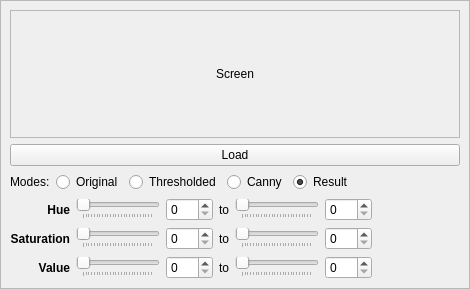
<?xml version="1.0" encoding="UTF-8"?>
<ui version="4.0">
 <class>OCV_widget</class>
 <widget class="QWidget" name="OCV_widget">
  <property name="geometry">
   <rect>
    <x>0</x>
    <y>0</y>
    <width>470</width>
    <height>289</height>
   </rect>
  </property>
  <property name="windowTitle">
   <string>Form</string>
  </property>
  <layout class="QVBoxLayout" name="verticalLayout">
   <property name="leftMargin">
    <number>0</number>
   </property>
   <property name="topMargin">
    <number>0</number>
   </property>
   <property name="rightMargin">
    <number>0</number>
   </property>
   <property name="bottomMargin">
    <number>0</number>
   </property>
   <item>
    <widget class="QFrame" name="frame">
     <property name="minimumSize">
      <size>
       <width>200</width>
       <height>0</height>
      </size>
     </property>
     <property name="frameShape">
      <enum>QFrame::StyledPanel</enum>
     </property>
     <property name="frameShadow">
      <enum>QFrame::Raised</enum>
     </property>
     <layout class="QVBoxLayout" name="verticalLayout_4">
      <item>
       <widget class="QScrollArea" name="scrollArea">
        <property name="widgetResizable">
         <bool>true</bool>
        </property>
        <widget class="QWidget" name="scrollAreaWidgetContents">
         <property name="geometry">
          <rect>
           <x>0</x>
           <y>0</y>
           <width>450</width>
           <height>95</height>
          </rect>
         </property>
         <layout class="QVBoxLayout" name="verticalLayout_2">
          <item>
           <widget class="QLabel" name="lbl_screenshot">
            <property name="text">
             <string>Screen</string>
            </property>
            <property name="alignment">
             <set>Qt::AlignCenter</set>
            </property>
           </widget>
          </item>
         </layout>
        </widget>
       </widget>
      </item>
      <item>
       <widget class="QPushButton" name="btn_load">
        <property name="text">
         <string>Load</string>
        </property>
       </widget>
      </item>
      <item>
       <layout class="QHBoxLayout" name="horizontalLayout_2">
        <item>
         <widget class="QLabel" name="label_8">
          <property name="text">
           <string>Modes:</string>
          </property>
         </widget>
        </item>
        <item>
         <widget class="QRadioButton" name="rbOriginal">
          <property name="text">
           <string>Original</string>
          </property>
         </widget>
        </item>
        <item>
         <widget class="QRadioButton" name="rbThresholded">
          <property name="text">
           <string>Thresholded</string>
          </property>
          <property name="checked">
           <bool>false</bool>
          </property>
         </widget>
        </item>
        <item>
         <widget class="QRadioButton" name="rbCanny">
          <property name="text">
           <string>Canny</string>
          </property>
          <property name="checked">
           <bool>false</bool>
          </property>
         </widget>
        </item>
        <item>
         <widget class="QRadioButton" name="rbResult">
          <property name="text">
           <string>Result</string>
          </property>
          <property name="checked">
           <bool>true</bool>
          </property>
         </widget>
        </item>
        <item>
         <spacer name="horizontalSpacer">
          <property name="orientation">
           <enum>Qt::Horizontal</enum>
          </property>
          <property name="sizeHint" stdset="0">
           <size>
            <width>40</width>
            <height>20</height>
           </size>
          </property>
         </spacer>
        </item>
       </layout>
      </item>
      <item>
       <layout class="QHBoxLayout" name="horizontalLayout_7">
        <item>
         <layout class="QGridLayout" name="gridLayout_3">
          <item row="0" column="0">
           <widget class="QLabel" name="label_5">
            <property name="font">
             <font>
              <weight>75</weight>
              <bold>true</bold>
             </font>
            </property>
            <property name="text">
             <string>Hue</string>
            </property>
            <property name="alignment">
             <set>Qt::AlignRight|Qt::AlignTrailing|Qt::AlignVCenter</set>
            </property>
           </widget>
          </item>
          <item row="2" column="1">
           <widget class="QSlider" name="slValueFrom">
            <property name="maximum">
             <number>255</number>
            </property>
            <property name="orientation">
             <enum>Qt::Horizontal</enum>
            </property>
            <property name="tickPosition">
             <enum>QSlider::TicksBelow</enum>
            </property>
           </widget>
          </item>
          <item row="1" column="4">
           <widget class="QSlider" name="slSaturationTo">
            <property name="maximum">
             <number>255</number>
            </property>
            <property name="orientation">
             <enum>Qt::Horizontal</enum>
            </property>
            <property name="tickPosition">
             <enum>QSlider::TicksBelow</enum>
            </property>
           </widget>
          </item>
          <item row="0" column="3">
           <widget class="QLabel" name="label_6">
            <property name="text">
             <string>to</string>
            </property>
           </widget>
          </item>
          <item row="1" column="2">
           <widget class="QSpinBox" name="spSaturationFrom">
            <property name="maximum">
             <number>255</number>
            </property>
           </widget>
          </item>
          <item row="1" column="3">
           <widget class="QLabel" name="label_7">
            <property name="text">
             <string>to</string>
            </property>
           </widget>
          </item>
          <item row="2" column="5">
           <widget class="QSpinBox" name="spValueTo">
            <property name="maximum">
             <number>255</number>
            </property>
           </widget>
          </item>
          <item row="2" column="4">
           <widget class="QSlider" name="slValueTo">
            <property name="maximum">
             <number>255</number>
            </property>
            <property name="orientation">
             <enum>Qt::Horizontal</enum>
            </property>
            <property name="tickPosition">
             <enum>QSlider::TicksBelow</enum>
            </property>
           </widget>
          </item>
          <item row="0" column="2">
           <widget class="QSpinBox" name="spHueFrom">
            <property name="maximum">
             <number>255</number>
            </property>
           </widget>
          </item>
          <item row="2" column="2">
           <widget class="QSpinBox" name="spValueFrom">
            <property name="maximum">
             <number>255</number>
            </property>
           </widget>
          </item>
          <item row="1" column="1">
           <widget class="QSlider" name="slSaturationFrom">
            <property name="maximum">
             <number>255</number>
            </property>
            <property name="orientation">
             <enum>Qt::Horizontal</enum>
            </property>
            <property name="tickPosition">
             <enum>QSlider::TicksBelow</enum>
            </property>
           </widget>
          </item>
          <item row="1" column="5">
           <widget class="QSpinBox" name="spSaturationTo">
            <property name="maximum">
             <number>255</number>
            </property>
           </widget>
          </item>
          <item row="1" column="0">
           <widget class="QLabel" name="label_4">
            <property name="font">
             <font>
              <weight>75</weight>
              <bold>true</bold>
             </font>
            </property>
            <property name="text">
             <string>Saturation</string>
            </property>
            <property name="alignment">
             <set>Qt::AlignRight|Qt::AlignTrailing|Qt::AlignVCenter</set>
            </property>
           </widget>
          </item>
          <item row="2" column="0">
           <widget class="QLabel" name="label_3">
            <property name="font">
             <font>
              <weight>75</weight>
              <bold>true</bold>
             </font>
            </property>
            <property name="text">
             <string>Value</string>
            </property>
            <property name="alignment">
             <set>Qt::AlignRight|Qt::AlignTrailing|Qt::AlignVCenter</set>
            </property>
           </widget>
          </item>
          <item row="0" column="5">
           <widget class="QSpinBox" name="spHueTo">
            <property name="maximum">
             <number>255</number>
            </property>
           </widget>
          </item>
          <item row="2" column="3">
           <widget class="QLabel" name="label_9">
            <property name="text">
             <string>to</string>
            </property>
           </widget>
          </item>
          <item row="0" column="1">
           <widget class="QSlider" name="slHueFrom">
            <property name="maximum">
             <number>255</number>
            </property>
            <property name="orientation">
             <enum>Qt::Horizontal</enum>
            </property>
            <property name="tickPosition">
             <enum>QSlider::TicksBelow</enum>
            </property>
           </widget>
          </item>
          <item row="0" column="4">
           <widget class="QSlider" name="slHueTo">
            <property name="maximum">
             <number>255</number>
            </property>
            <property name="orientation">
             <enum>Qt::Horizontal</enum>
            </property>
            <property name="tickPosition">
             <enum>QSlider::TicksBelow</enum>
            </property>
           </widget>
          </item>
         </layout>
        </item>
        <item>
         <spacer name="horizontalSpacer_2">
          <property name="orientation">
           <enum>Qt::Horizontal</enum>
          </property>
          <property name="sizeHint" stdset="0">
           <size>
            <width>40</width>
            <height>20</height>
           </size>
          </property>
         </spacer>
        </item>
       </layout>
      </item>
     </layout>
    </widget>
   </item>
  </layout>
 </widget>
 <resources/>
 <connections/>
</ui>
